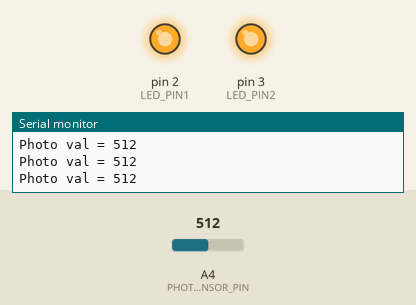
Recording of a sketch running on a simulated Arduino Uno, built with avr-gcc and run on an emulated ATmega328P. Shown: output pins drawn as LEDs (lit = HIGH), the last lines printed to the serial monitor. Dashed ring = blinking. Inputs (shaded band) come from the test bench; at power-on: A4 (PHOTO_SENSOR_PIN) = 512.

Above: at 1.2 s.
1.3 s: A4 (PHOTO_SENSOR_PIN) set to 319
4.3 s: A4 (PHOTO_SENSOR_PIN) set to 288
At 5.7 s:
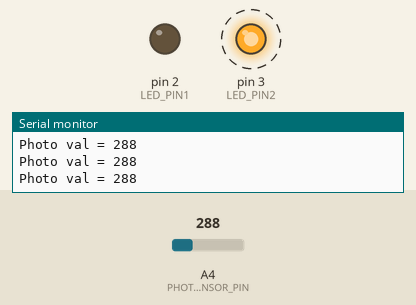
7.3 s: A4 (PHOTO_SENSOR_PIN) set to 122
At 7.7 s:
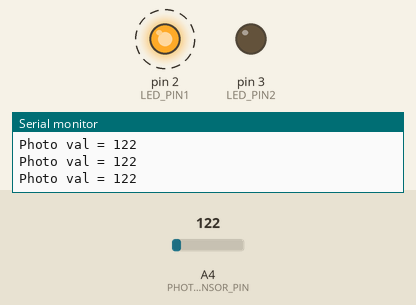
10.3 s: A4 (PHOTO_SENSOR_PIN) set to 140
At 11.2 s:
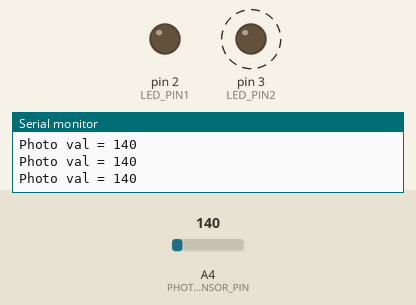
13.3 s: A4 (PHOTO_SENSOR_PIN) set to 120
At 13.7 s:
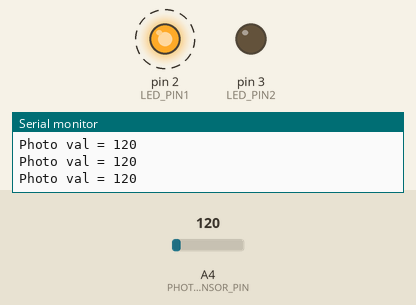
Timing chart, 0 to 17.3 s (numbered marks = the images above; inputs shaded):
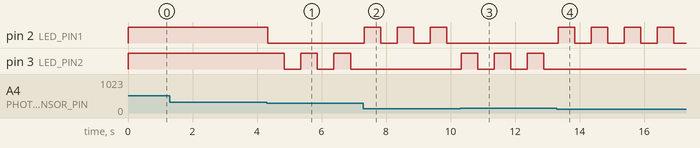

Measured:
- the behaviour switches between 301 and 300 on A4 (PHOTO_SENSOR_PIN) (found by bisection; images 0 and 1)
- after the input at 4.3 s, pin 2 (LED_PIN1): HIGH → LOW at once; pin 3 (LED_PIN2): alternates HIGH for 0.51 s and LOW for 0.51 s, starting after 0.55 s
- after the input at 7.3 s, pin 2 (LED_PIN1): alternates HIGH for 0.51 s and LOW for 0.51 s, starting at once; pin 3 (LED_PIN2): stops changing and stays LOW
- after the input at 10.3 s, pin 2 (LED_PIN1): stops changing and stays LOW; pin 3 (LED_PIN2): alternates HIGH for 0.51 s and LOW for 0.51 s, starting at once
- after the input at 13.3 s, pin 2 (LED_PIN1): alternates HIGH for 0.51 s and LOW for 0.51 s, starting at once; pin 3 (LED_PIN2): stops changing and stays LOW

The sketch:

photo_sensor.ino
```cpp
#define PHOTO_SENSOR_PIN A4
#define LED_PIN1 2
#define LED_PIN2 3
#define SWITCHING_TIME 500

long int prevMillis1 = 0;
long int prevMillis2 = 0;
bool led1State = LOW;
bool led2State = LOW;

void setup() {
  Serial.begin(9600);
  pinMode(LED_PIN1, OUTPUT);
  pinMode(LED_PIN2, OUTPUT);
}

void loop() {
  int photo_val = analogRead(PHOTO_SENSOR_PIN);
  Serial.print("Photo val = ");
  Serial.println(photo_val);

  if (photo_val > 300) {
    turnOnLights();
  }
  else if (photo_val > 40 && photo_val < 130) {
    switchLight1();
    turnOffLight2();
  }
  else if (photo_val > 130) {
    switchLight2();
    turnOffLight1();
  }
  else {
    turnOffLights();
  }
}

void turnOnLights() {
  digitalWrite(LED_PIN1, HIGH);
  digitalWrite(LED_PIN2, HIGH);
}

void turnOffLights() {
  digitalWrite(LED_PIN1, LOW);
  digitalWrite(LED_PIN2, LOW);
}

void turnOffLight1() {
  digitalWrite(LED_PIN1, LOW);
}

void turnOffLight2() {
  digitalWrite(LED_PIN2, LOW);
}

void switchLight1() {
  long int currentMillis = millis();
  if (currentMillis - prevMillis1 >= SWITCHING_TIME) {
    prevMillis1 = currentMillis;
    led1State = !led1State;
    digitalWrite(LED_PIN1, led1State);
  }
}

void switchLight2() {
  long int currentMillis = millis();
  if (currentMillis - prevMillis2 >= SWITCHING_TIME) {
    prevMillis2 = currentMillis;
    led2State = !led2State;
    digitalWrite(LED_PIN2, led2State);
  }
}
```
